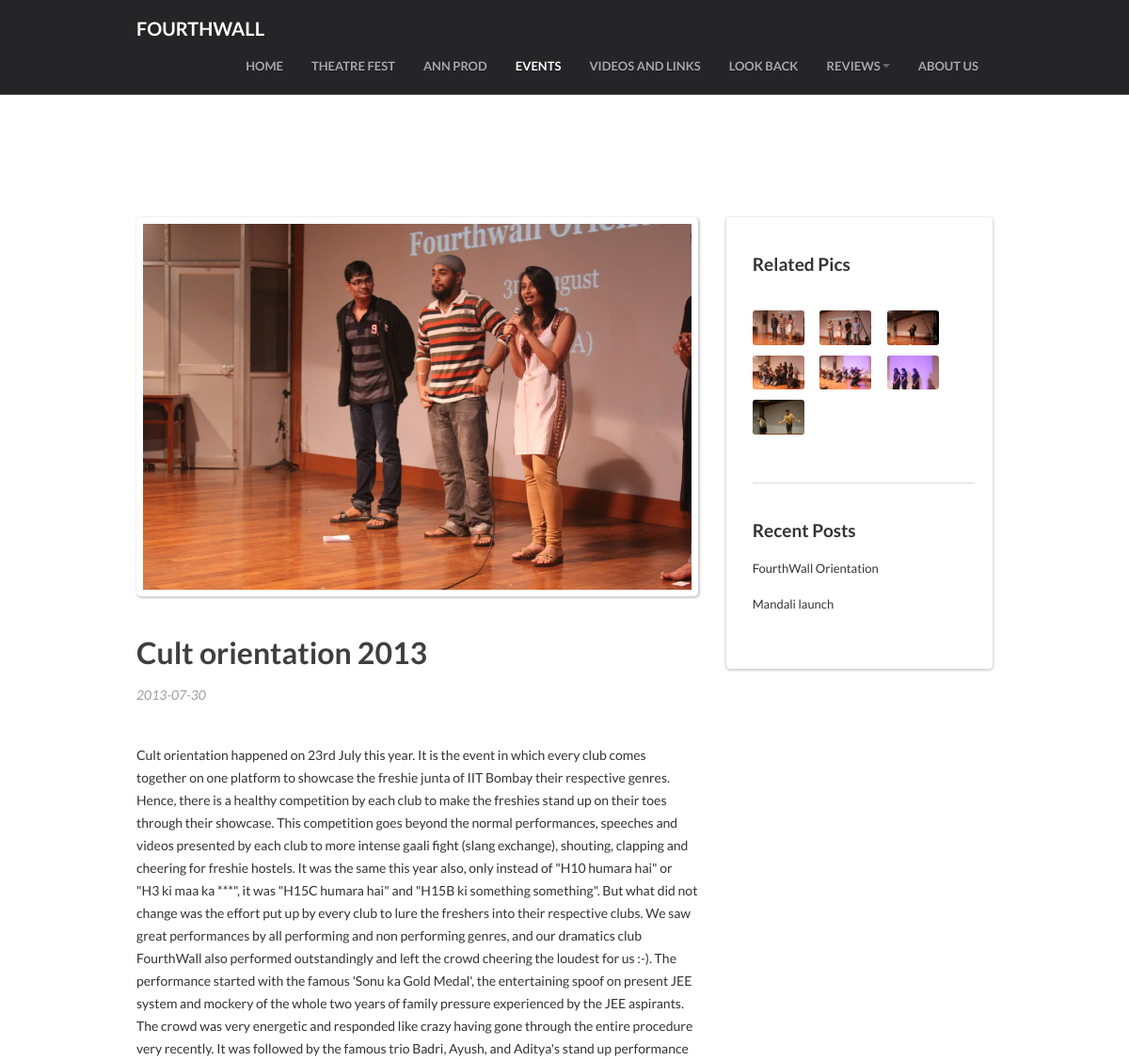
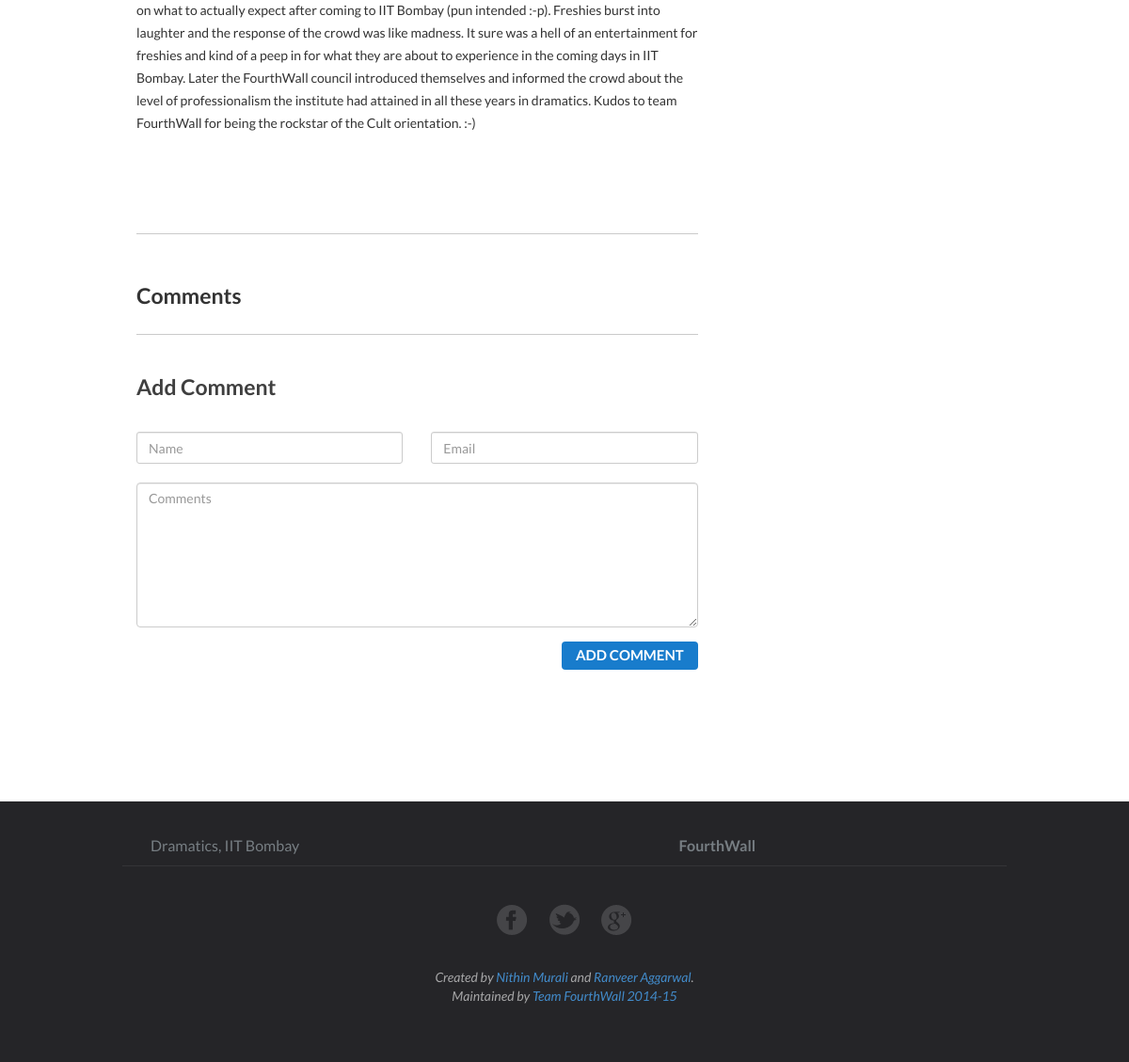
Screenshot of /blogpost.php?type=events&id=1 with the database file from the repository (2 pictures, top to bottom).
### tables this page shows
CREATE TABLE IF NOT EXISTS `events` (
  `ID` int(11) NOT NULL AUTO_INCREMENT,
  `name` varchar(255) NOT NULL,
  `descr` text NOT NULL,
  `content` mediumtext,
  `dated` date DEFAULT NULL,
  `type` int(11) NOT NULL,
  PRIMARY KEY (`ID`)
);

### blogpost.php (the view, shortened to what this page needs)
<!DOCTYPE html>
<html>
<head>
    <link href="css/bootstrap/bootstrap.min.css" rel="stylesheet" />
    <link rel="stylesheet" href="css/compiled/bootstrap-overrides.css" type="text/css" />
    <link rel="stylesheet" type="text/css" href="css/compiled/theme.css" />
    <link rel="stylesheet" type="text/css" href="css/lib/animate.css" media="screen, projection" />
    <link rel="stylesheet" href="css/compiled/blogpost.css" type="text/css" media="screen" />
</head>
<body>
     <?php include 'nav-bar static.php'; ?>
    <div id="blog_post">
        <div class="container">
        <?php
                    $con=mysqli_connect("localhost","root","","fourthwall");
                    if (mysqli_connect_errno())
                    {
                      echo "Failed to connect to MySQL: " . mysqli_connect_error();
                    }
                    else
                    {
                        $results = mysqli_query($con,"SELECT * FROM ".$_GET["type"]." WHERE ID = ".$_GET['id']) or die('cant fetch data');
                        $row = mysqli_fetch_array($results);
                    }
                    $files = scandir('img/'.$_GET["type"].' pics');
                    foreach($files as $file)
                    {
                         if($file=='.' || $file == '..') continue;
                          $picid=explode('.', $file);
                          if(trim($picid[0])==$_GET['id']."@1")
                          {
                            $mainpic=$file;
                            break;
                          }
                    }
            echo '
            <div class="row">
                <div class="col-sm-8">
                    <img id="main_pic" class="post_pic img-responsive" src="img/'.$_GET["type"].' pics/'.$mainpic.'" />
                    <div class="post_content">
                        <h2>'.$row["name"].'</h2>
                        <span class="date">'.$row["dated"].'</span>
                        <p>
                          '.$row['content'].'
                        </p>
                        ';
                    echo '
                    </div>
                    <div class="comments">
                        <h4>Comments</h4>
                        ';
                echo '
                    </div>
                    <div class="new_comment">
                        <h4>Add Comment</h4>
                        <form action="#" method="post" id="new_comment_form">
                            <div class="row">
                                <div class="col-sm-6">
                                    <input type="text" placeholder="Name" name="name" class="form-control"/>
                                </div>
                                <div class="col-sm-6">
                                    <input type="text" placeholder="Email" name="email" class="form-control"/>
                                    <input type="hidden" placeholder="Email" name="for_id" value="'.$_GET["id"].'"/>
                                    <input type="hidden" placeholder="Email" name="for_type" value="'.$_GET["type"].'"/>
                                </div>
                            </div>
                            <div class="row">
                                <div class="col-sm-12">
                                    <textarea placeholder="Comments" rows="7" name="comment" class="form-control"></textarea>
                                </div>
                            </div>
                            <div class="row">
                                <div class="col-sm-12">
                                    <a href="#" id="add_cmt" class="btn send">Add comment</a>
                                </div>
                            </div>
                        </form>
                    </div>
                </div>
                ';
                echo'
                <div class="col-sm-4">
                    <div class="sidebar">
                        <div class="box">
                            <div class="sidebar_header">
                                <h4>Related Pics</h4>
                            </div>
                            <ul class="recent_photos">
                                ';
                    $files = scandir('img/'.$_GET["type"].' pics');
                    foreach($files as $file)
                    {
                         if($file=='.' || $file == '..') continue;
                          $picid=explode('@', $file);
                          if(trim($picid[0])==$_GET['id'])
                          {
                            echo'
                                        <li>
                                            <a href="javascript:void(0);" ><img class="blog_pic" src= "img/'.$_GET["type"].' pics/'.$file.'"></a></li>
                                ';
                          }
                    }
                    echo '
                            </ul>
                        </div>
                        <div class="box last">
                            <div class="sidebar_header">
                                <h4>Recent Posts</h4>
                            </div>';
                    $recent_posts = mysqli_query($con,"SELECT * FROM events ORDER BY dated ASC") or die('cant fetch data');
                    $n=0;
                    foreach ($recent_posts as $prow) {
                    echo '
                            <div class="recent">
                            <a href="blogpost.php?type=events&id='.$prow["ID"].'">
                                <span>
                                    <img src="img/events pics/'.$mainpic1.'" alt="">
                                </span></a>
                                <p>'.$prow["descr"].'</p>
                            </div>
                        ';
                        $n++;
                        if($n==2)break;
                    }
                    echo '
                    </div>
                    </div>
                </div>
            </div>
        </div>  ';
    ?>
    <?php include 'footer.php'; ?>
</body>
</html>

### css/compiled/theme.css (style rules this page uses)
html { margin: 0; }
body { position: relative; -webkit-font-smoothing: antialiased; font-family: 'Lato', sans-serif !important; padding-top: 107px; line-height: 20px; }
body h1, body h2, body h3, body h4, body h5, body h6, body .h1, body .h2, body .h3, body .h4, body .h5, body .h6 { font-family: 'Lato', sans-serif !important; font-weight: bold; color: inherit; text-rendering: optimizelegibility; }
body h1, body h2, body h3 { line-height: 40px; }
body h2 { font-size: 31.5px; }
input[type="text"], input[type="password"], input[type="submit"], textarea { font-family: 'Lato', Helvetica; }

### css/compiled/blogpost.css (style rules this page uses)
#blog_post { margin-top: 70px; }
#blog_post .post_pic { border: 7px solid #fff; border-radius: 5px; box-shadow: 1px 1px 2px 1px #cfcfcf; max-width: 597px; }
#blog_post .post_content { margin-top: 40px; padding-bottom: 90px; border-bottom: 1px solid #cacaca; box-shadow: 0px 1px 0px 0px white; }
#blog_post .post_content h2 { font-size: 32px; color: #3F3F3F; margin-bottom: 15px; }
#blog_post .post_content span.date { width: 100%; font-size: 14px; font-style: italic; margin-bottom: 42px; display: block; color: #9C9C9C; }
#blog_post .post_content p { line-height: 24px; margin-bottom: 15px; }
#blog_post .comments { margin-top: 3px; padding-top: 50px; border-bottom: 1px solid #cacaca; box-shadow: 0px 1px 0px 0px white; padding-bottom: 3px; }
#blog_post .comments h4 { font-size: 23px; margin-top: 0; margin-bottom: 25px; }
#blog_post .new_comment { padding-top: 30px; margin-top: 3px; }
#blog_post .new_comment h4 { font-size: 23px; color: #3F3F3F; }
#blog_post .new_comment form { margin-top: 35px; }
#blog_post .new_comment form input[type="text"] { border-radius: 3px; }
#blog_post .new_comment form textarea { margin-top: 20px; }
#blog_post .new_comment form a.send { float: right; color: #fff; border: 0 none; background: #187CCC; text-shadow: none; padding: 4px 15px 4px; box-shadow: none; text-transform: uppercase; font-size: 15px; font-weight: bold; margin-top: 15px; -webkit-transition: background linear .2s, box-shadow linear .2s; -moz-transition: background linear .2s, box-shadow linear .2s; -o-transition: background linear .2s, box-shadow linear .2s; transition: background linear .2s, box-shadow linear .2s; }
#blog_post .sidebar { margin: 0; padding: 40px 19px 40px 28px; background: #fff; border-radius: 4px; box-shadow: 0 1px 3px 1px #cfcfcf; float: right; }
#blog_post .sidebar .box { padding-bottom: 30px; overflow: hidden; margin-bottom: 40px; border-bottom: 1px solid #d8d8d8; }
#blog_post .sidebar .last { border: 0 none; padding: 0; margin-bottom: 0; }
#blog_post .sidebar .box .recent { width: 100%; margin-bottom: 20px; float: left; }
#blog_post .sidebar .box .recent p { margin: 0; line-height: 18px; font-size: 13px; }
#blog_post .sidebar .sidebar_header { margin-bottom: 20px; }
#blog_post .sidebar .sidebar_header h4 { font-size: 19px; margin: 0; }
#blog_post .sidebar ul.recent_photos { list-style-type: none; margin-left: 0px; padding: 18px 0 0 0; }
#blog_post .sidebar ul.recent_photos li { list-style: none; display: inline-block; margin-right: 14px; margin-bottom: 11px; }
#blog_post .sidebar ul.recent_photos li a img { max-width: 55px; border-radius: 3px; }

### rows the page displays
events: name "Cult orientation 2013", dated "2013-07-30", content "Cult orientation happened on 23rd July this year. It is the event in which every club comes together on one platform to showcase the freshie junta of IIT Bombay their respective genres. Hence, there is a healthy competition by each club to make the freshies stand up on their toes through their showcase. This competition goes beyond the normal performances, speeches and videos presented by each club to more intense gaali fight (slang exchange), shouting, clapping and cheering for freshie hostels. It was the same this year also, only instead of \"H10 humara hai\" or \"H3 ki maa ka ***\", it was \"H15C humara hai\" and \"H15B ki something something\". But what did not change was the effort put up by…"
events: descr "FourthWall Orientation"
events: descr "Mandali launch"
